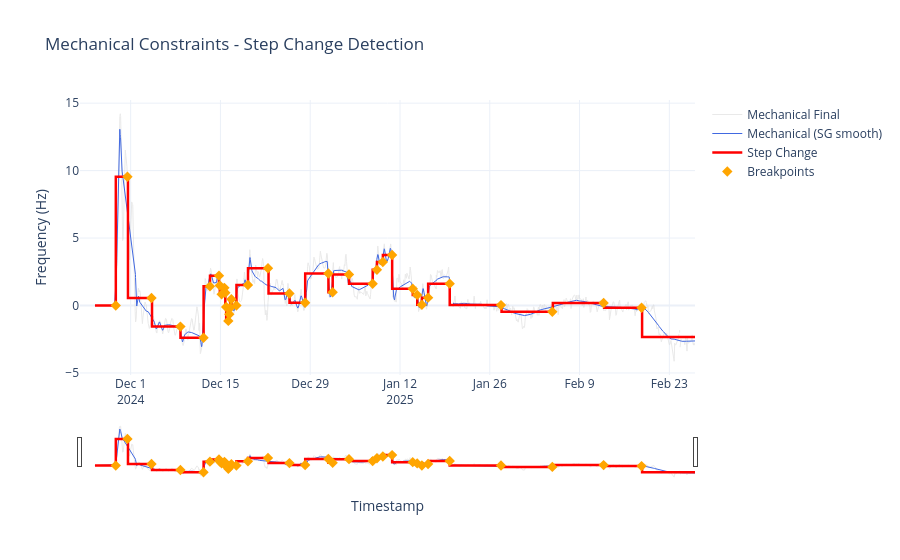

Write notebook code for a chart like this one.
### Code cell
# 4. Identify True Mechanical Step Changes
step_series, breakpoints, segment_df, signal_smooth = detect_changepoints(df_processed, 'mechanical_final')
plot_results(df_processed, freq_col, step_series, breakpoints, signal_smooth).show()

### Figure 1 — Plotly figure (JSON) as saved in the notebook; plotly's stock layout.template omitted (floating-point values rounded to 4 significant figures; data arrays with more than 128 entries replaced by an {"elided": "..."} marker saying what was removed)
{"data": [{"line": {"color": "lightgray", "width": 1}, "name": "Mechanical Final", "opacity": 0.5, "type": "scatter", "x": {"elided": "5711 str values"}, "y": {"elided": "5711 float values"}}, {"line": {"color": "royalblue", "width": 1}, "name": "Mechanical (SG smooth)", "type": "scatter", "x": {"elided": "5711 str values"}, "y": {"elided": "5711 float values"}}, {"line": {"color": "red", "shape": "hv", "width": 2.5}, "name": "Step Change", "type": "scatter", "x": {"elided": "5711 str values"}, "y": {"elided": "5711 float values"}}, {"marker": {"color": "orange", "size": 8, "symbol": "diamond"}, "mode": "markers", "name": "Breakpoints", "type": "scatter", "x": ["2024-11-28T16:15:00", "2024-11-30T12:00:00", "2024-12-04T06:00:00", "2024-12-08T18:15:00", "2024-12-12T08:45:00", "2024-12-13T08:45:00", "2024-12-14T18:34:00", "2024-12-14T21:46:00", "2024-12-15T04:34:00", "2024-12-15T14:56:00", "2024-12-15T18:18:00", "2024-12-15T21:30:00", "2024-12-16T05:30:00", "2024-12-16T09:06:00", "2024-12-16T12:18:00", "2024-12-16T16:58:00", "2024-12-17T11:45:00", "2024-12-19T07:00:00", "2024-12-22T10:00:00", "2024-12-25T18:15:00", "2024-12-28T05:00:00", "2024-12-31T20:00:00", "2025-01-01T12:00:00", "2025-01-04T01:10:00", "2025-01-07T17:40:00", "2025-01-08T09:40:00", "2025-01-09T07:50:00", "2025-01-10T18:30:00", "2025-01-13T23:40:00", "2025-01-14T16:20:00", "2025-01-15T09:50:00", "2025-01-16T09:10:00", "2025-01-19T18:02:00", "2025-01-27T18:00:00", "2025-02-04T18:00:00", "2025-02-12T18:00:00", "2025-02-18T16:00:00"], "y": [0, 9.546, 0.5552, -1.566, -2.391, 1.417, 2.211, 1.48, 0.8255, 1.307, 0.9409, -0.1112, -1.142, -0.6473, -0.1736, 0.464, -0.003497, 1.522, 2.755, 0.8849, 0.2006, 2.377, 0.9777, 2.296, 1.61, 2.643, 3.229, 3.744, 1.236, 0.7832, 0.04943, 0.5823, 1.618, 0.03008, -0.4645, 0.1814, -0.173]}], "layout": {"title": {"text": "Mechanical Constraints - Step Change Detection"}, "xaxis": {"rangeslider": {"visible": true}, "title": {"text": "Timestamp"}}, "yaxis": {"title": {"text": "Frequency (Hz)"}}}}
